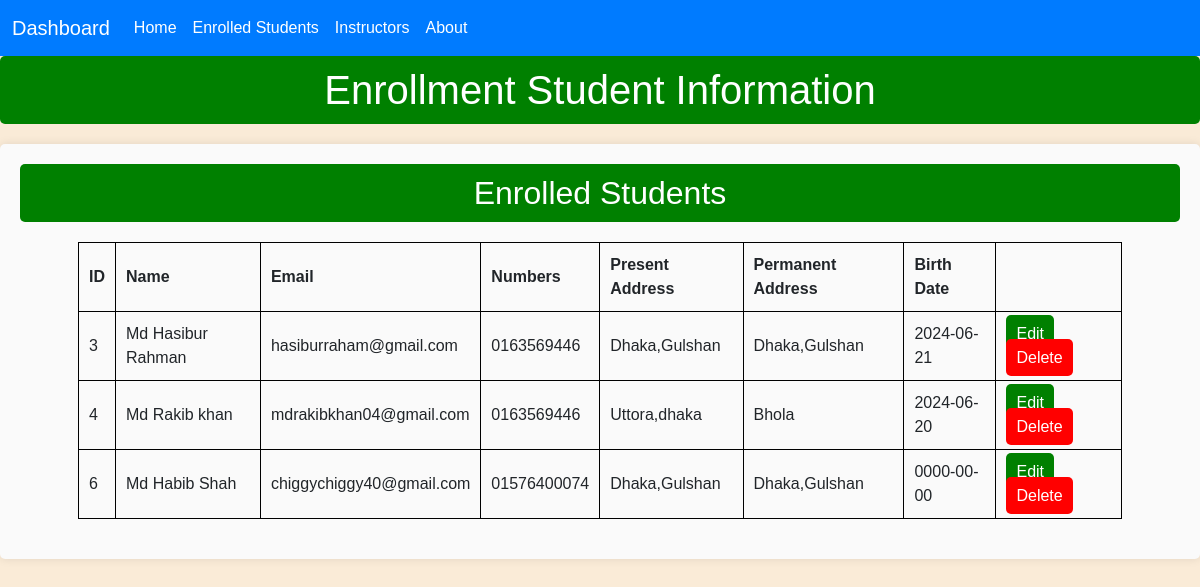
The page /enroll-view.php on the database its author committed.
### tables this page shows
CREATE TABLE `enrollments` (
  `id` int(11) NOT NULL,
  `student_name` varchar(100) DEFAULT NULL,
  `mobile_number` varchar(15) DEFAULT NULL,
  `email_address` varchar(100) DEFAULT NULL,
  `facebook_name` varchar(100) DEFAULT NULL,
  `present_address` varchar(255) DEFAULT NULL,
  `present_city` varchar(100) DEFAULT NULL,
  `postal_codeC` varchar(10) DEFAULT NULL,
  `permanent_address` varchar(255) DEFAULT NULL,
  `city_name` varchar(100) DEFAULT NULL,
  `postal_code` varchar(10) DEFAULT NULL,
  `father_name` varchar(100) DEFAULT NULL,
  `birth_date` date DEFAULT NULL,
  `birth_place` varchar(100) DEFAULT NULL,
  `father_cell` varchar(15) DEFAULT NULL,
  `cnic` varchar(15) DEFAULT NULL,
  `marital_status` varchar(10) DEFAULT NULL,
  `district` varchar(50) DEFAULT NULL,
  `gender` varchar(10) DEFAULT NULL,
  `last_degree` varchar(100) DEFAULT NULL,
  `major_subject` varchar(100) DEFAULT NULL,
  `college_name` varchar(255) DEFAULT NULL,
  `degree_passing_year` date DEFAULT NULL,
  `employment_status` varchar(20) DEFAULT NULL,
  `institution_name` varchar(255) DEFAULT NULL,
  `institution_year` varchar(10) DEFAULT NULL,
  `course` varchar(100) DEFAULT NULL
);

### enroll-view.php (the view, shortened to what this page needs)
<!doctype html>
<html lang="en">
<head>
  <link href="https://cdn.jsdelivr.net/npm/bootstrap@5.3.3/dist/css/bootstrap.min.css" rel="stylesheet">
</head>
<body>
<nav class="navbar navbar-expand-lg navbar-dark">
  <div class="container-fluid">
    <a class="navbar-brand" href="#">Dashboard</a>
    <div class="collapse navbar-collapse" id="navbarNav">
      <ul class="navbar-nav">
        <li class="nav-item">
          <a class="nav-link" href="admin.php">Home</a>
        </li>
        <li class="nav-item">
          <a class="nav-link" href="test.php">Enrolled Students</a>
        </li>
        <li class="nav-item">
          <a class="nav-link" href="#">Instructors</a>
        </li>
        <li class="nav-item">
          <a class="nav-link" href="#">About</a>
        </li>
      </ul>
    </div>
  </div>
</nav>
  <h1>Enrollment Student Information</h1>
  <div class="form-container">
    <h2>Enrolled Students</h2>
    <table>
      <thead>
        <tr>
          <th>ID</th>
          <th>Name</th>
          <th>Email</th>
          <th>Numbers</th>
          <th>Present Address</th>
          <th>Permanent Address</th>
          <th>Birth Date</th>
        </tr>
      </thead>
      <tbody>
        <?php
        include 'db.php';
        $result = $conn->query("SELECT * FROM enrollments");
        while ($row = $result->fetch_assoc()) {
          echo "<tr>
                  <td>{$row['id']}</td>
                  <td>{$row['student_name']}</td>
                  <td>{$row['email_address']}</td>
                  <td>{$row['mobile_number']}</td>
                  <td>{$row['present_address']}</td>
                  <td>{$row['permanent_address']}</td>
                  <td>{$row['birth_date']}</td>
                  <td>
                   <span class='edit'> <a  href='update_enrollment.php?id={$row['id']}'>Edit</a></span>
                    <a class='delete' href='delete_enrollment.php?id={$row['id']}'>Delete</a>
                  </td>
                </tr>";
        }
        ?>
      </tbody>
    </table>
  </div>
</body>
</html>

### enroll-view.php (style rules this page uses)
.navbar { background-color: #007bff; }
.navbar-brand, .navbar-nav .nav-link { color: #ffffff; }
body { width: 100%; background-color: antiquewhite; font-family: Arial, sans-serif; }
.form-container { width: 100%; margin: 20px auto; border-radius: 5px; background-color: rgb(250, 250, 250); box-shadow: 0 0 10px rgba(0, 0, 0, 0.1); padding: 20px; }
h1, h2 { color: white; padding: 10px; background-color: green; border-radius: 5px; text-align: center; }
table { width: 90%; margin: 20px auto; border-collapse: collapse; }
table, th, td { border: 1px solid black; }
th, td { padding: 10px; text-align: left; }
.edit a { background: green; padding:10px; border-radius:5px; text-decoration:none; }
.delete { background:red; padding:10px; border-radius:5px; text-decoration:none; }
a { color:white; ; }

### rows shown on the page
enrollments: id "3", student_name "Md Hasibur Rahman", email_address "hasiburraham@gmail.com", mobile_number "0163569446", present_address "Dhaka,Gulshan", permanent_address "Dhaka,Gulshan", birth_date "2024-06-21"
enrollments: id "4", student_name "Md Rakib khan", email_address "mdrakibkhan04@gmail.com", mobile_number "0163569446", present_address "Uttora,dhaka", permanent_address "Bhola", birth_date "2024-06-20"
enrollments: id "6", student_name "Md Habib Shah", email_address "chiggychiggy40@gmail.com", mobile_number "01576400074", present_address "Dhaka,Gulshan", permanent_address "Dhaka,Gulshan", birth_date "0000-00-00"
